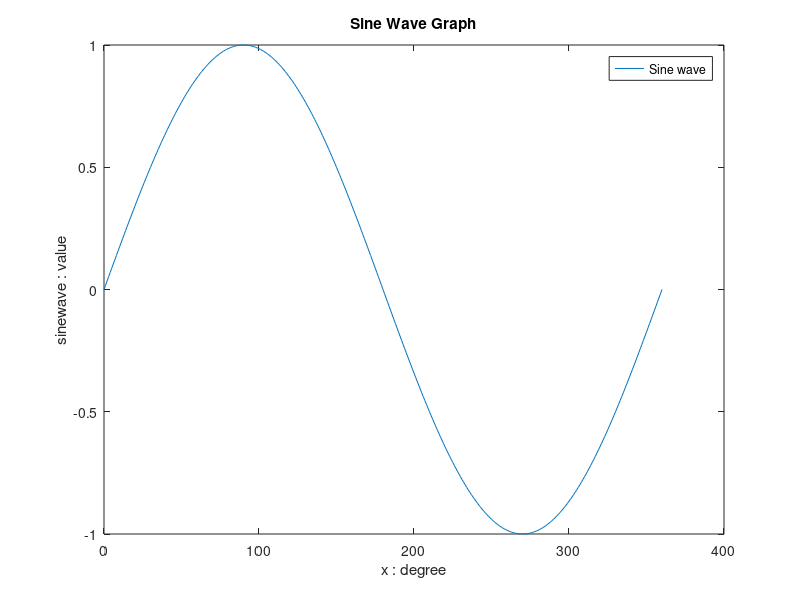

Write the MATLAB code that produced this figure.
% Cell Arrays:

% Create a cell array containing various data types (numbers, text, and variables).
% Access and display specific elements within the cell array.
person_data = {20 , 'Alaa' , 'X'};
person_data;
disp('person_data is : ');
disp(person_data);



% Structures:

% Create a simple structure to store information about a person (name, age, city).
%Access and display the structure fields.
person_data = struct('Name', 'Alaa' , 'Age' , 20 ,'City','El Mahalla El kubra');
disp('person_data is : ');
disp (person_data);



% Character Data:

% Create a character array with your name.
% Concatenate your name with another character array.
% Display the results.
name1 = 'Alaa';
name2 = 'Elsawy';
concat_name = [name1 ,' ', name2];
disp('Concatenate_name is : '  );
disp(concat_name);



% Conditional Statements (If):

% Write an if statement that checks if a number is even or odd.
% Display a message based on the result of the if statement.
num = 4;
if (rem(num , 2) == 0)
    disp('The number is even');
else
    disp('The number is odd');
end


%  For Loops:

% Create a for loop to generate a sequence of numbers (e.g., 1 to 10).
% Display the numbers within the loop.
for i = 1:10;
    fprintf('%d\n',i);
end 



% Basic Plotting:

% Generate data for a simple plot (e.g., a sine wave).
% Plot the data with proper labels and a legend.
x = 0 : 360;
sinewave = sind(x);
plot (x , sinewave);
xlabel ('x : degree');
ylabel('sinewave : value');
legend('Sine wave');
title('Sine Wave Graph');